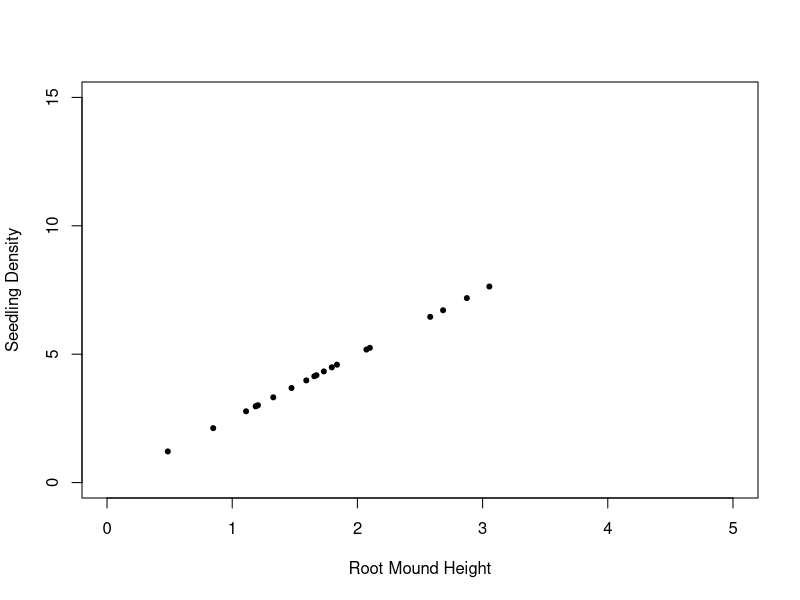
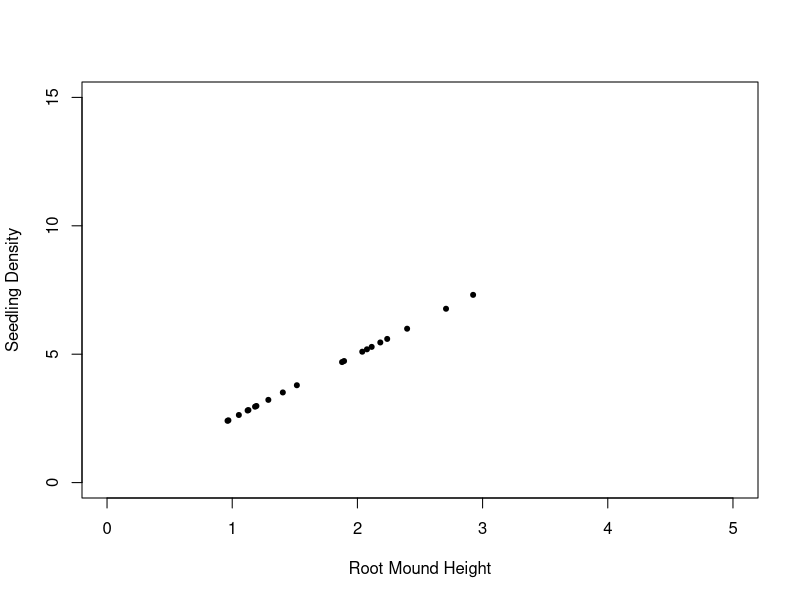
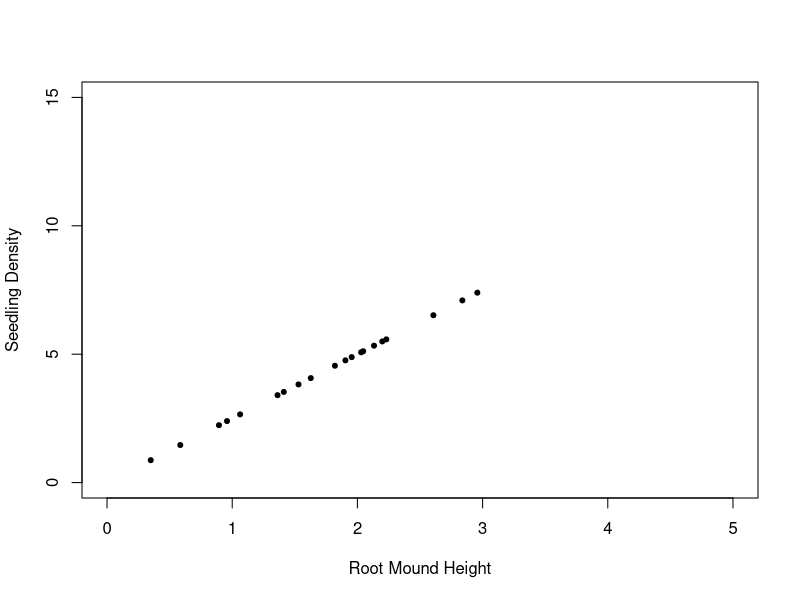
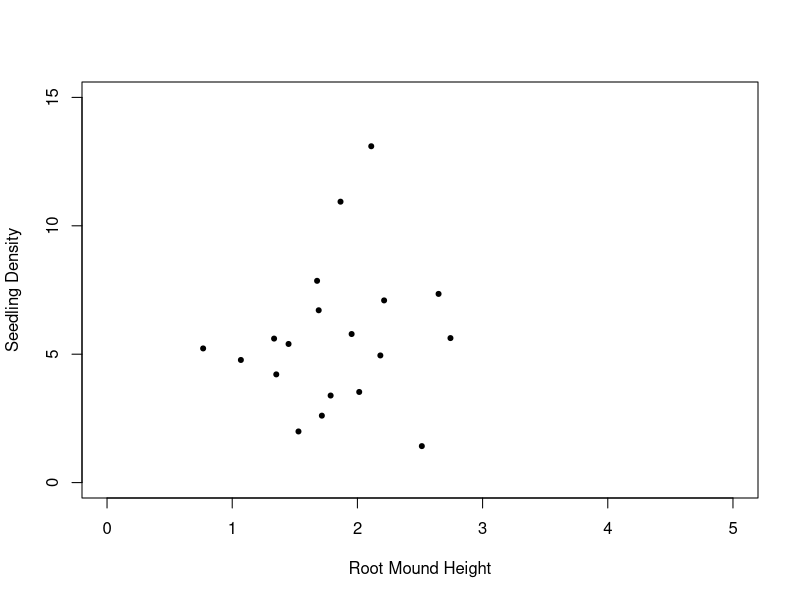

Write R code to recreate these figures, in order.
## ---- chunk 1
library(ggplot2)
#Root Mound Height
beta1 <- 2.5 # create slope
height <- rnorm(20, mean = 1.8, sd = 0.7) #create normally distributed x with parameters from above
beta0 <- 0 # intercept of 0

density <- beta1 * height + beta0 # make density based on these variables

df <- data.frame(height, density)

## ---- chunk 2
lm1 <- lm(density ~ height, data = df) #make linear model
summary(lm1) #make summary of model

plot(df$height, df$density, pch = 20, col = "black", xlab = "Root Mound Height", ylab = "Seedling Density", ylim = c(0, 15), xlim = c(0, 5)) #make graph

## ---- chunk 3
# Run code a second time
#Root Mound Height
beta1 <- 2.5 # create slope
height <- rnorm(20, mean = 1.8, sd = 0.7) #create normally distributed x with parameters from above
beta0 <- 0 # intercept of 0

density <- beta1 * height + beta0 # make density based on these variables

df <- data.frame(height, density)

lm1 <- lm(density ~ height, data = df) #make linear model
summary(lm1) #make summary of model

plot(df$height, df$density, pch = 20, col = "black", xlab = "Root Mound Height", ylab = "Seedling Density", ylim = c(0, 15), xlim = c(0, 5)) #make graph

####################
# Run code a third time
#Root Mound Height
beta1 <- 2.5 # create slope
height <- rnorm(20, mean = 1.8, sd = 0.7) #create normally distributed x with parameters from above
beta0 <- 0 # intercept of 0

density <- beta1 * height + beta0 # make density based on these variables

df <- data.frame(height, density)

lm1 <- lm(density ~ height, data = df) #make linear model
summary(lm1) #make summary of model

plot(df$height, df$density, pch = 20, col = "black", xlab = "Root Mound Height", ylab = "Seedling Density", ylim = c(0, 15), xlim = c(0, 5)) #make graph

## ---- chunk 4
# Run code a third time
#Root Mound Height
beta1 <- 2.5 # create slope
noise <- rnorm(n = 20, mean = 0, sd = 3) # add noise parameter that offsets points from the perfect regression line
height <- rnorm(20, mean = 1.8, sd = 0.7) #create normally distributed x with parameters from above
beta0 <- 0 # intercept of 0

density <- beta1 * height + beta0 + noise # make density based on these variables

df <- data.frame(height, density)

lm1 <- lm(density ~ height, data = df) #make linear model
summary(lm1) #make summary of model

plot(df$height, df$density, pch = 20, col = "black", xlab = "Root Mound Height", ylab = "Seedling Density", ylim = c(0, 15), xlim = c(0, 5)) #make graph
